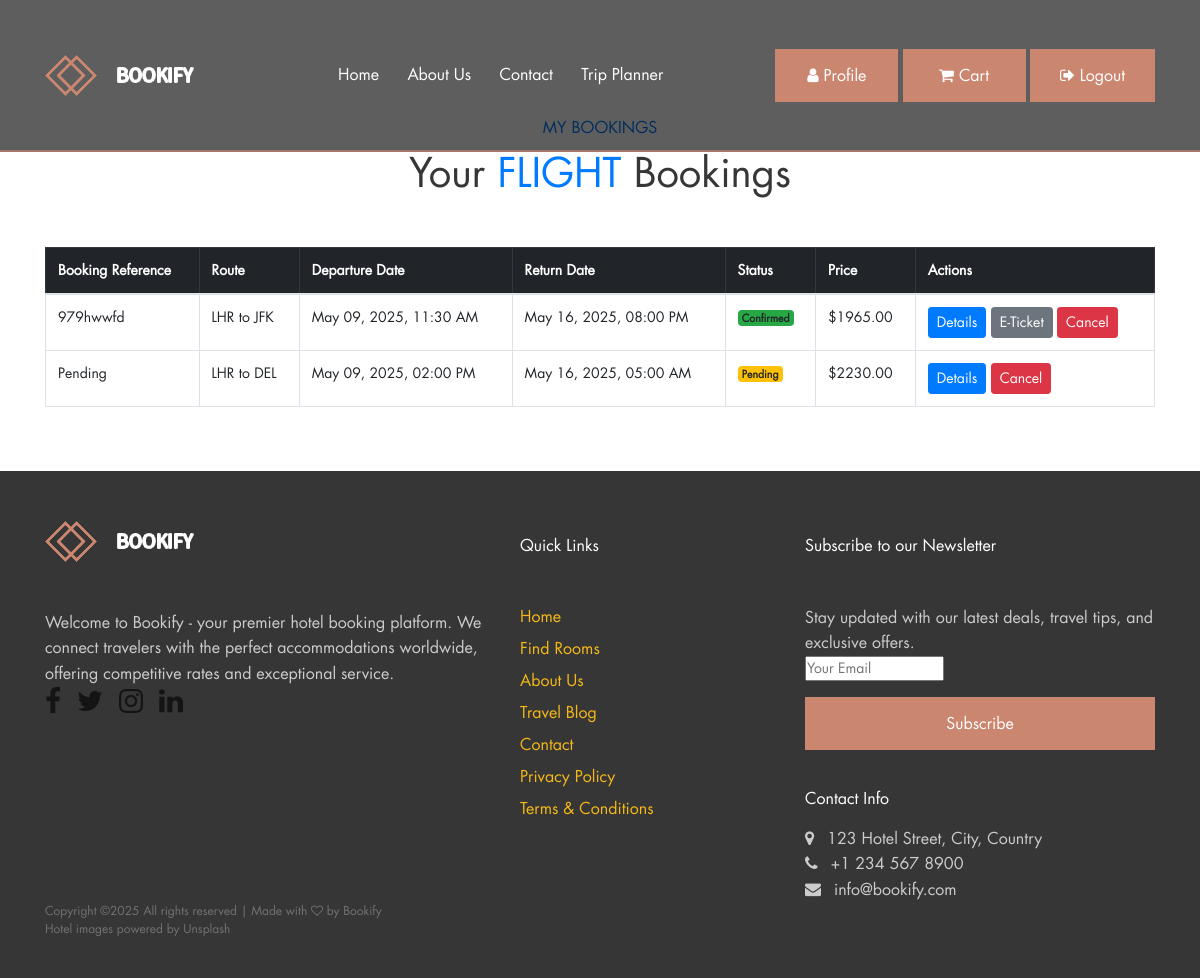
/flights/my-bookings/ (signed in), run on the app's committed database.
### flights/models.py (models this page shows, shortened)
class FlightBooking(models.Model):
    user = models.ForeignKey(User, on_delete=models.CASCADE, related_name='flight_bookings')
    flight_offer_id = models.CharField(max_length=100)  # Store Amadeus flight offer ID
    booking_reference = models.CharField(max_length=20, null=True, blank=True)  # PNR or booking reference
    origin = models.CharField(max_length=100)
    destination = models.CharField(max_length=100)
    departure_date = models.DateTimeField()
    return_date = models.DateTimeField(null=True, blank=True)  # For one-way flights
    passenger_count = models.IntegerField(default=1)
    booking_date = models.DateTimeField(auto_now_add=True)
    total_price = models.DecimalField(max_digits=10, decimal_places=2)
    currency = models.CharField(max_length=3, default='USD')
    payment_status = models.CharField(
        max_length=20,
        choices=[
            ('PENDING', 'Pending'),
            ('CONFIRMED', 'Confirmed'),
            ('CANCELLED', 'Cancelled'),
            ('REFUNDED', 'Refunded')
        ],
        default='PENDING'
    )
    is_round_trip = models.BooleanField(default=True)
    booking_details = models.JSONField(null=True, blank=True)  # Store complete booking details

### flights/views.py (the view)
# urls.py: path('my-bookings/', views.my_bookings, name='my_bookings'),
@login_required
def my_bookings(request):
    bookings = request.user.flight_bookings.all().order_by('-booking_date')
    context = {
        'bookings': bookings
    }
    return render(request, 'flights/my_bookings.html', context)

### app1/templates/flights/my_bookings.html (shortened to what this page needs)
{% extends 'base.html' %}
{% block content %}
<div class="container-xxl py-5">
    <div class="container">
        <div class="text-center wow fadeInUp" data-wow-delay="0.1s">
            <h6 class="section-title text-center text-primary text-uppercase">My Bookings</h6>
            <h1 class="mb-5">Your <span class="text-primary text-uppercase">Flight</span> Bookings</h1>
        </div>
        <div class="row">
            <div class="col-lg-12 wow fadeInUp" data-wow-delay="0.1s">
                {% if bookings %}
                <div class="table-responsive">
                    <table class="table table-bordered table-hover">
                        <thead class="table-dark">
                            <tr>
                                <th>Booking Reference</th>
                                <th>Route</th>
                                <th>Departure Date</th>
                                <th>Return Date</th>
                                <th>Status</th>
                                <th>Price</th>
                                <th>Actions</th>
                            </tr>
                        </thead>
                        <tbody>
                            {% for booking in bookings %}
                            <tr>
                                <td>{{ booking.booking_reference|default:"Pending" }}</td>
                                <td>{{ booking.origin }} to {{ booking.destination }}</td>
                                <td>{{ booking.departure_date|date:"M d, Y, h:i A" }}</td>
                                <td>
                                    {% if booking.return_date %}
                                    {{ booking.return_date|date:"M d, Y, h:i A" }}
                                    {% else %}
                                    One-way
                                    {% endif %}
                                </td>
                                <td>
                                    {% if booking.payment_status == 'CONFIRMED' %}
                                    <span class="badge bg-success">Confirmed</span>
                                    {% elif booking.payment_status == 'PENDING' %}
                                    <span class="badge bg-warning">Pending</span>
                                    {% elif booking.payment_status == 'CANCELLED' %}
                                    <span class="badge bg-danger">Cancelled</span>
                                    {% else %}
                                    <span class="badge bg-secondary">{{ booking.payment_status }}</span>
                                    {% endif %}
                                </td>
                                <td>${{ booking.total_price }}</td>
                                <td>
                                    <a href="#" class="btn btn-sm btn-primary">Details</a>
                                    {% if booking.payment_status == 'CONFIRMED' %}
                                    <a href="#" class="btn btn-sm btn-secondary">E-Ticket</a>
                                    {% endif %}
                                    {% if booking.payment_status != 'CANCELLED' %}
                                    <a href="#" class="btn btn-sm btn-danger">Cancel</a>
                                    {% endif %}
                                </td>
                            </tr>
                            {% endfor %}
                        </tbody>
                    </table>
                </div>
                {% endif %}
            </div>
        </div>
    </div>
</div>
{% endblock %}

### app1/static/css/style.css (style rules this page uses)
* { margin: 0; padding: 0; }
body { font-family: "FuturaLT-Book"; font-size: 14px; }
h1, h2, h3, h4, h5, h6 { color: #363636; line-height: 1.3; font-weight: 400; }
a, a:hover, a:focus { -webkit-transition-duration: 500ms; transition-duration: 500ms; text-decoration: none; outline: 0 solid transparent; color: #141414; font-weight: 400; font-size: 14px; }

### app1/static/css/classy-nav.css (style rules this page uses)
* { margin: 0; padding: 0; }
body { font-family: "Roboto", sans-serif; }

### data on the page
FlightBooking: booking_reference "979hwwfd", origin "LHR", destination "JFK", departure_date "May 09, 2025, 11:30 AM", return_date "May 16, 2025, 08:00 PM", payment_status "Confirmed", total_price "1965.00"
FlightBooking: booking_reference "Pending", origin "LHR", destination "DEL", departure_date "May 09, 2025, 02:00 PM", return_date "May 16, 2025, 05:00 AM", payment_status "Pending", total_price "2230.00"
